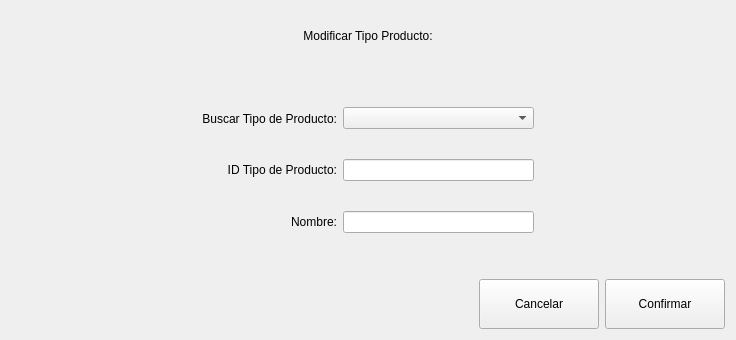
           <widget class="QWidget" name="pageModificarTipoProducto">
            <layout class="QVBoxLayout" name="verticalLayout_19">
             <item>
              <widget class="QLabel" name="label_18">
               <property name="minimumSize">
                <size>
                 <width>0</width>
                 <height>50</height>
                </size>
               </property>
               <property name="text">
                <string>Modificar Tipo Producto:</string>
               </property>
               <property name="alignment">
                <set>Qt::AlignCenter</set>
               </property>
              </widget>
             </item>
             <item>
              <spacer name="verticalSpacer_13">
               <property name="orientation">
                <enum>Qt::Vertical</enum>
               </property>
               <property name="sizeHint" stdset="0">
                <size>
                 <width>20</width>
                 <height>40</height>
                </size>
               </property>
              </spacer>
             </item>
             <item>
              <layout class="QHBoxLayout" name="horizontalLayout_14">
               <item>
                <spacer name="horizontalSpacer_19">
                 <property name="orientation">
                  <enum>Qt::Horizontal</enum>
                 </property>
                 <property name="sizeHint" stdset="0">
                  <size>
                   <width>40</width>
                   <height>20</height>
                  </size>
                 </property>
                </spacer>
               </item>
               <item>
                <layout class="QVBoxLayout" name="verticalLayout_17">
                 <property name="spacing">
                  <number>28</number>
                 </property>
                 <item>
                  <widget class="QLabel" name="label_19">
                   <property name="text">
                    <string>Buscar Tipo de Producto:</string>
                   </property>
                   <property name="alignment">
                    <set>Qt::AlignRight|Qt::AlignTrailing|Qt::AlignVCenter</set>
                   </property>
                  </widget>
                 </item>
                 <item>
                  <widget class="QLabel" name="label_20">
                   <property name="text">
                    <string>ID Tipo de Producto:</string>
                   </property>
                   <property name="alignment">
                    <set>Qt::AlignRight|Qt::AlignTrailing|Qt::AlignVCenter</set>
                   </property>
                  </widget>
                 </item>
                 <item>
                  <widget class="QLabel" name="label_21">
                   <property name="text">
                    <string>Nombre:</string>
                   </property>
                   <property name="alignment">
                    <set>Qt::AlignRight|Qt::AlignTrailing|Qt::AlignVCenter</set>
                   </property>
                  </widget>
                 </item>
                </layout>
               </item>
               <item>
                <layout class="QVBoxLayout" name="verticalLayout_18">
                 <property name="spacing">
                  <number>30</number>
                 </property>
                 <item>
                  <widget class="QComboBox" name="comboBuscarTipoProducto"/>
                 </item>
                 <item>
                  <widget class="QLineEdit" name="lineIDProductoMod">
                   <property name="readOnly">
                    <bool>true</bool>
                   </property>
                  </widget>
                 </item>
                 <item>
                  <widget class="QLineEdit" name="lineModNombreTipoProducto"/>
                 </item>
                </layout>
               </item>
               <item>
                <spacer name="horizontalSpacer_20">
                 <property name="orientation">
                  <enum>Qt::Horizontal</enum>
                 </property>
                 <property name="sizeHint" stdset="0">
                  <size>
                   <width>40</width>
                   <height>20</height>
                  </size>
                 </property>
                </spacer>
               </item>
              </layout>
             </item>
             <item>
              <spacer name="verticalSpacer_14">
               <property name="orientation">
                <enum>Qt::Vertical</enum>
               </property>
               <property name="sizeHint" stdset="0">
                <size>
                 <width>20</width>
                 <height>40</height>
                </size>
               </property>
              </spacer>
             </item>
             <item>
              <layout class="QHBoxLayout" name="horizontalLayout_15">
               <item>
                <spacer name="horizontalSpacer_18">
                 <property name="orientation">
                  <enum>Qt::Horizontal</enum>
                 </property>
                 <property name="sizeHint" stdset="0">
                  <size>
                   <width>468</width>
                   <height>20</height>
                  </size>
                 </property>
                </spacer>
               </item>
               <item>
                <widget class="QPushButton" name="btnCancelarModTipoP">
                 <property name="minimumSize">
                  <size>
                   <width>120</width>
                   <height>50</height>
                  </size>
                 </property>
                 <property name="text">
                  <string>Cancelar</string>
                 </property>
                </widget>
               </item>
               <item>
                <widget class="QPushButton" name="btnConfirmarModTipoP">
                 <property name="minimumSize">
                  <size>
                   <width>120</width>
                   <height>50</height>
                  </size>
                 </property>
                 <property name="text">
                  <string>Confirmar</string>
                 </property>
                </widget>
               </item>
              </layout>
             </item>
            </layout>
           </widget>
